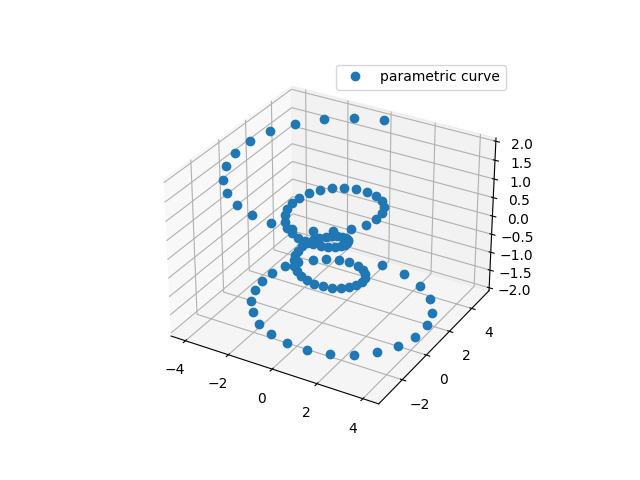

Generate this figure with Python:
import numpy as np
import matplotlib.pyplot as plt

fig = plt.figure()
ax = fig.gca(projection='3d')
theta = np.linspace(-4 * np.pi, 4 * np.pi, 100)
z = np.linspace(-2, 2, 100)

r = z ** 2 + 1
x = r * np.sin(theta)
y = r * np.cos(theta)
ax.plot(x, y, z, 'o', label='parametric curve')
ax.legend()

plt.show()
